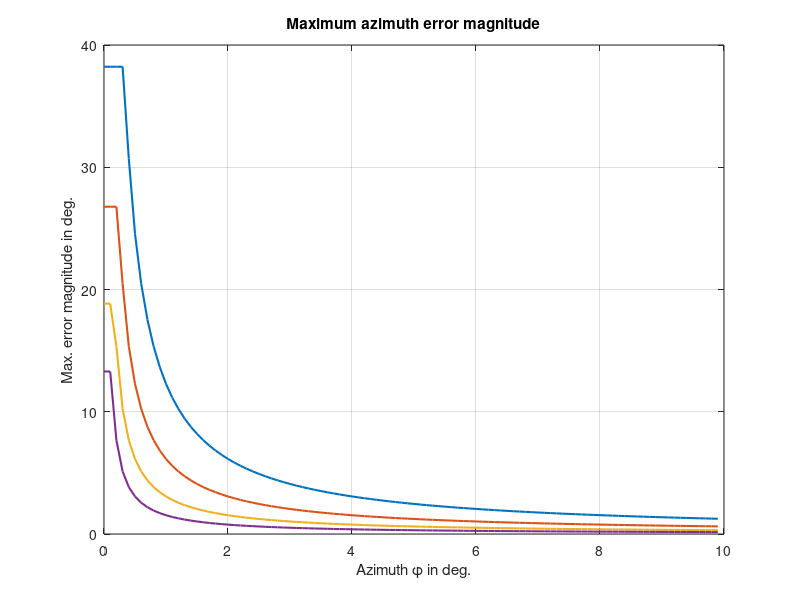

Here is the MATLAB script that generated this plot:
vs = 343;
d = 0.2;
fs = 4000;

while(fs <= 32000) 
    beta = vs/(2*d*fs);
    dphi0 = (acos(1-beta)*180)/pi;
    i=1;
    for k = 0:0.1:180
       phi(i) = k; 
       dphimax(i) = min(dphi0,beta/sin((phi(i)*pi)/180)); 
       i = i+1;
    end
    grid on;
    handle = plot(phi(1:100),dphimax(1:100));
    set(handle,'LineWidth',[1.5]);
    xlabel('Azimuth \phi in deg.'), ylabel('Max. error magnitude in deg.');
    title(['Maximum azimuth error magnitude']);
    hold on;
    fs = fs*2;
end


